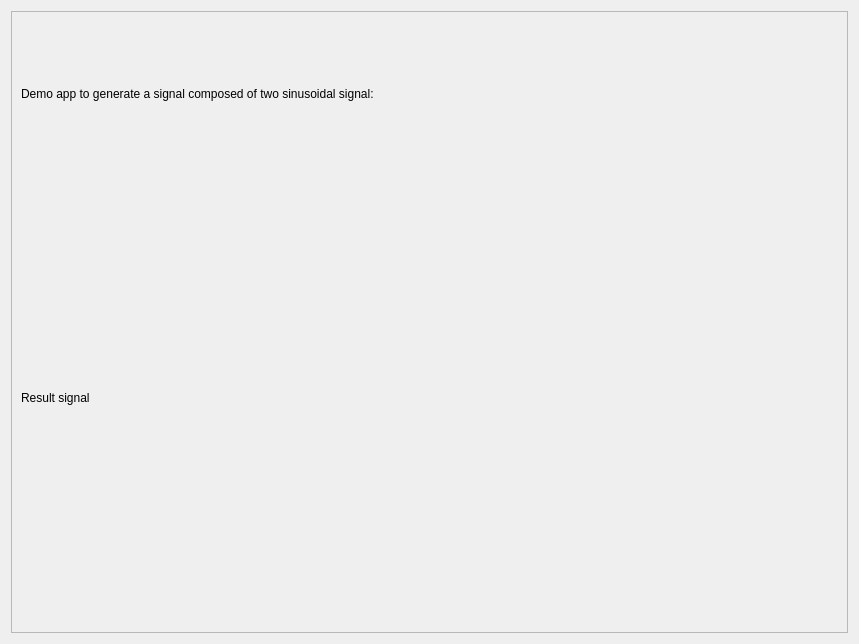
<?xml version="1.0" encoding="UTF-8"?>
<ui version="4.0">
 <class>IntroStep</class>
 <widget class="QWidget" name="IntroStep">
  <property name="geometry">
   <rect>
    <x>0</x>
    <y>0</y>
    <width>859</width>
    <height>644</height>
   </rect>
  </property>
  <property name="windowTitle">
   <string/>
  </property>
  <layout class="QVBoxLayout" name="verticalLayout">
   <property name="spacing">
    <number>25</number>
   </property>
   <item>
    <widget class="QScrollArea" name="scrollArea">
     <property name="widgetResizable">
      <bool>true</bool>
     </property>
     <widget class="QWidget" name="scrollAreaWidgetContents">
      <property name="geometry">
       <rect>
        <x>0</x>
        <y>0</y>
        <width>825</width>
        <height>648</height>
       </rect>
      </property>
      <layout class="QVBoxLayout" name="verticalLayout_2">
       <item>
        <widget class="QLabel" name="label_4">
         <property name="text">
          <string>Demo app to generate a signal composed of two sinusoidal signal:</string>
         </property>
        </widget>
       </item>
       <item>
        <layout class="QHBoxLayout" name="horizontalLayout">
         <item>
          <widget class="QLabel" name="label">
           <property name="text">
            <string/>
           </property>
           <property name="pixmap">
            <pixmap resource="intro.qrc">:/images/signal1.png</pixmap>
           </property>
          </widget>
         </item>
         <item>
          <widget class="QLabel" name="label_2">
           <property name="text">
            <string/>
           </property>
           <property name="pixmap">
            <pixmap resource="intro.qrc">:/images/signal2.png</pixmap>
           </property>
          </widget>
         </item>
        </layout>
       </item>
       <item>
        <widget class="QLabel" name="label_5">
         <property name="text">
          <string>Result signal</string>
         </property>
        </widget>
       </item>
       <item>
        <widget class="QLabel" name="label_3">
         <property name="text">
          <string/>
         </property>
         <property name="pixmap">
          <pixmap resource="intro.qrc">:/images/signal_out.png</pixmap>
         </property>
        </widget>
       </item>
      </layout>
     </widget>
    </widget>
   </item>
  </layout>
 </widget>
 <resources>
  <include location="intro.qrc"/>
 </resources>
 <connections/>
</ui>
